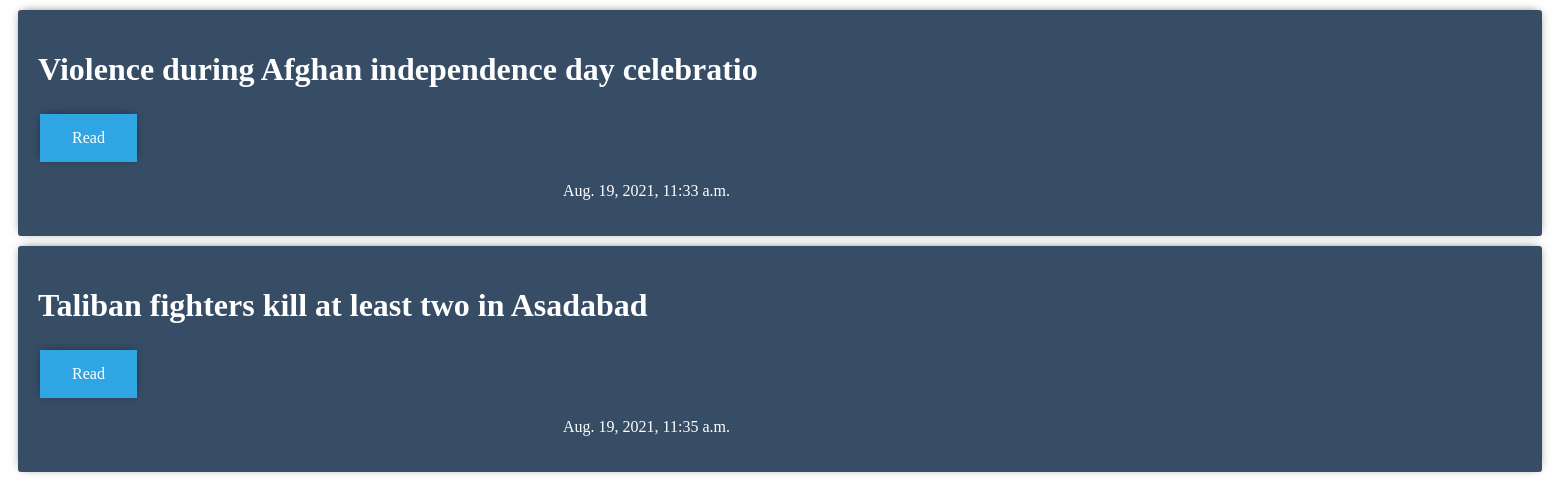
The page / on the database its author committed.
### core/models.py (models this page shows, shortened)
class ArticleField(models.Model):
    heading = models.CharField(max_length=50)
    article = models.TextField()
    image_url = models.TextField()
    created_at = models.DateTimeField(auto_now_add=True)

### core/views.py (the view)
# urls.py: path("", views.home_page, name='home'),
def home_page(request):
    articles = ArticleField.objects.all()
    return render(request, 'core/home.html', {"article_list": articles})

### core/Templates/core/home.html (shortened to what this page needs)
<!DOCTYPE html>
<html lang="en">
<head>
</head>
<body>
{% for article in article_list %}
<div class="box">
<h1>{{article.heading}}</h1>
    <a class="read" style="background-color:#30A5E4" href="{% url 'view' article.id%}">Read</a>
    <p  style="position: relative; top: 0px; left: 525px">{{article.created_at}}</p>
</div>
{% endfor %}
</body>
</html>

### core/Templates/core/home.html (style rules this page uses)
.box { background-color: #374d65; margin: 10px; padding: 20px; border-radius: 3px; color: #fff; font-size: 16px; box-shadow: 0px -1px 10px -4px rgba(0,0,0,0.75); }
.read { background-color:green; border: none; color: white; padding: 15px 32px; text-align: center; text-decoration: none; display: inline-block; font-size: 16px; margin: 4px 2px; cursor: pointer; box-shadow: 0px -1px 10px -4px rgba(0,0,0,0.75); }

### rows shown on the page
ArticleField: heading "Violence during Afghan independence day celebratio", created_at "Aug. 19, 2021, 11:33 a.m."
ArticleField: heading "Taliban fighters kill at least two in Asadabad", created_at "Aug. 19, 2021, 11:35 a.m."
